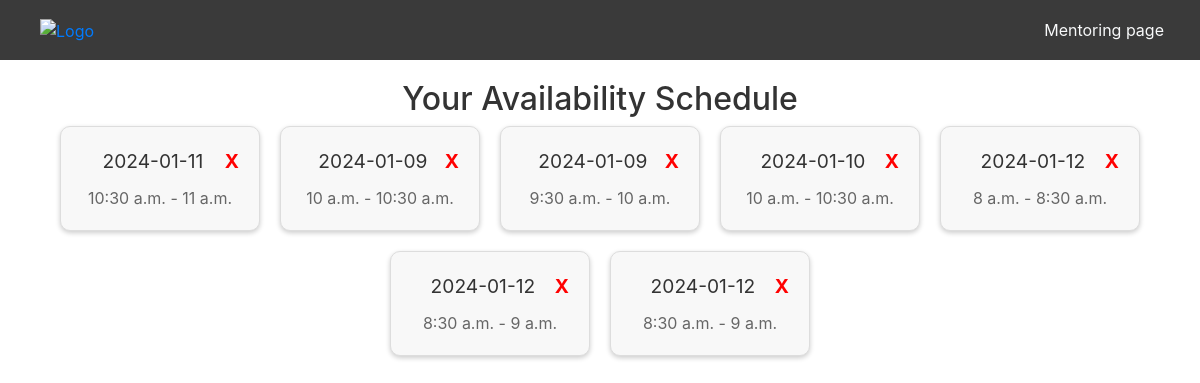
/en/availability_dates (signed in), run on the app's committed database.
### mentoring_app/models.py (models this page shows, shortened)
class Availability(models.Model):
    user = models.ForeignKey(User, on_delete=models.CASCADE)
    day_of_week = models.CharField(max_length=10)
    start_time = models.TimeField()
    end_time = models.TimeField()

### mentoring_app/views.py (the view)
# urls.py: path('availability_dates',views.availability_dates,name='availability_dates'),
def availability_dates(request):
    availability_slots = Availability.objects.filter(user=request.user)
    return render(request, 'mentoring_app/availability_dates.html',{'availability_slots': availability_slots})

### templates/mentoring_app/availability_dates.html (shortened to what this page needs)
{% extends 'base_site.html' %}
{% load i18n %}
{% load static %}
{% block navbar %}
    {% include 'nav_mentoring.html' %}
{% endblock %}
{% block content %}
    <div class="availability-container">
        <h2>{% trans 'Your Availability Schedule' %}</h2>
        <div class="availability-cards">
            {% for slot in availability_slots %}
                <div class="availability-card">
                    <div class="date">
                        <span class="day">{{ slot.day_of_week }}</span>
                        <a href="{% url 'delete_availability' slot.id %}" class="delete-btn">X</a>
                    </div>
                    <div class="time">
                        <span>{{ slot.start_time }} - {{ slot.end_time }}</span>
                    </div>
                </div>
            {% empty %}
                <p>{% trans 'No availability slots have been set yet.' %}</p>
            {% endfor %}
        </div>
    </div>
{% endblock %}

### static/css/settings.css (style rules this page uses)
body.light-mode { --background-color: #fff; --text-color: #333; --button-bg-color: #007bff; --button-text-color: #fff; }
body { background-color: var(--background-color); color: var(--text-color); }

### templates/mentoring_app/availability_dates.html (style rules this page uses)
.delete-btn { float: right; color: red; cursor: pointer; font-weight: bold; }
.availability-container { text-align: center; margin: 20px; }
.availability-cards { display: flex; flex-wrap: wrap; justify-content: center; gap: 20px; }
.availability-card { border: 1px solid #ddd; border-radius: 10px; padding: 20px; width: 200px; background-color: #f8f8f8; box-shadow: 0 2px 5px rgba(0,0,0,0.2); }
.availability-card .date { font-size: 1.2em; margin-bottom: 10px; }
.availability-card .time { font-size: 1em; color: #666; }

### data on the page
Availability: day_of_week "2024-01-11", start_time "10:30 a.m.", end_time "11 a.m."
Availability: day_of_week "2024-01-09", start_time "10 a.m.", end_time "10:30 a.m."
Availability: day_of_week "2024-01-09", start_time "9:30 a.m.", end_time "10 a.m."
Availability: day_of_week "2024-01-10", start_time "10 a.m.", end_time "10:30 a.m."
Availability: day_of_week "2024-01-12", start_time "8 a.m.", end_time "8:30 a.m."
Availability: day_of_week "2024-01-12", start_time "8:30 a.m.", end_time "9 a.m."
Availability: day_of_week "2024-01-12", start_time "8:30 a.m.", end_time "9 a.m."
